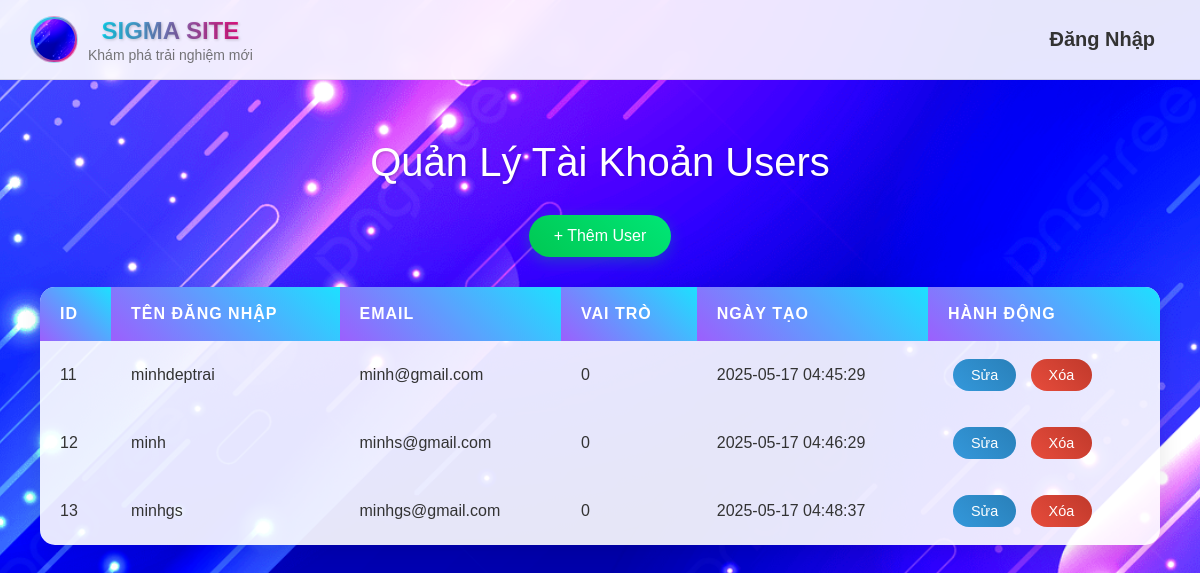
/manage_users.php (signed in), run on an earlier commit of the app's database.
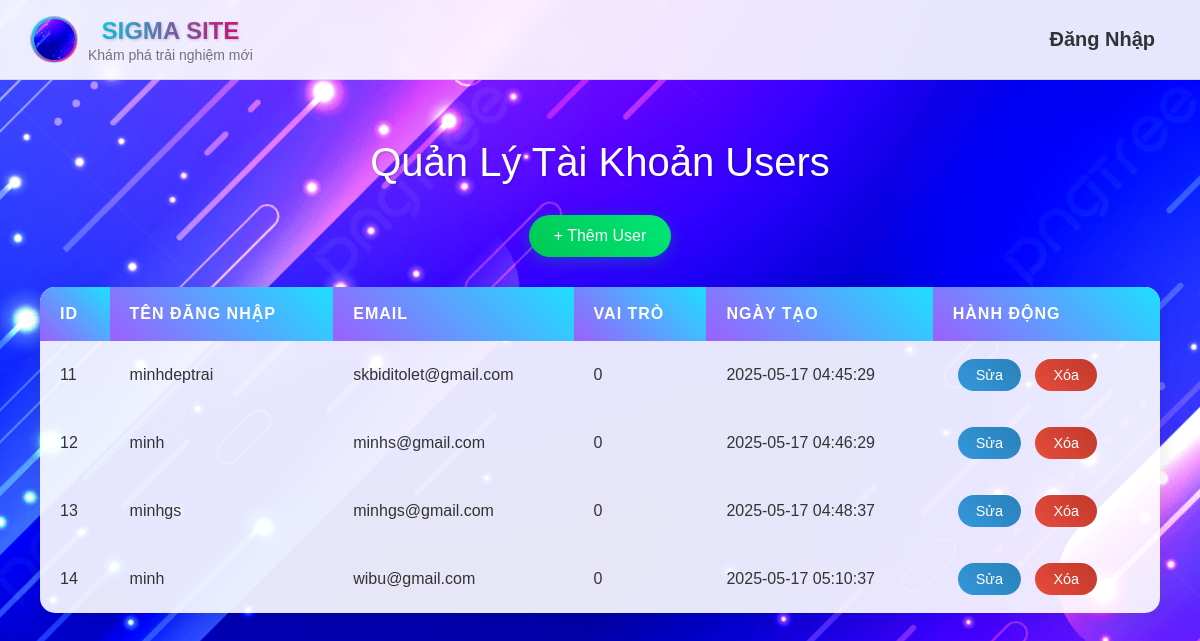
And on a later commit of the database.
### tables this page shows
CREATE TABLE `users` (
  `id` int(11) NOT NULL,
  `username` varchar(50) NOT NULL,
  `email` varchar(255) NOT NULL,
  `password` varchar(255) NOT NULL,
  `reset_password` varchar(255) DEFAULT NULL,
  `avatar` varchar(255) DEFAULT NULL,
  `created_at` timestamp NOT NULL DEFAULT current_timestamp(),
  `role` int(1) NOT NULL
);

### manage_users.php (the view, shortened to what this page needs)
<?php
include '../minh/config.php';
try {
    $stmt = $conn_user->query('SELECT * FROM users');
    $users = $stmt->fetchAll();
} catch (PDOException $e) {
    $error = "Lỗi truy vấn: " . $e->getMessage();
}
?>
<?php include 'header.php'; ?>
<div class="manage-users-wrapper">
    <div class="container animate-in">
        <h1>Quản Lý Tài Khoản Users</h1>
        <div class="action-buttons">
            <a href="create_user.php" class="btn btn-add">+ Thêm User</a>
        </div>
        <div class="table-wrapper">
            <table>
                <thead>
                    <tr>
                        <th>ID</th>
                        <th>Tên Đăng Nhập</th>
                        <th>Email</th>
                        <th>Vai Trò</th>
                        <th>Ngày Tạo</th>
                        <th>Hành Động</th>
                    </tr>
                </thead>
                <tbody>
                    <?php foreach ($users as $user): ?>
                        <tr>
                            <td><?php echo $user['id']; ?></td>
                            <td><?php echo htmlspecialchars($user['username']); ?></td>
                            <td><?php echo htmlspecialchars($user['email']); ?></td>
                            <td><?php echo htmlspecialchars($user['role'] ?? 'user'); ?></td>
                            <td><?php echo $user['created_at']; ?></td>
                            <td>
                                <a href="edit_user.php?id=<?php echo $user['id']; ?>" class="btn btn-edit">Sửa</a>
                                <a href="manage_users.php?delete=<?php echo $user['id']; ?>"
                                   class="btn btn-delete"
                                   onclick="return confirm('Bạn có chắc muốn xóa tài khoản này?');">Xóa</a>
                            </td>
                        </tr>
                    <?php endforeach; ?>
                </tbody>
            </table>
        </div>
    </div>
</div>

### header.php (shortened to what this page needs)
<header>
    <div class="logo-container">
        <div class="logo">
            <img src="./images/pngtree-colorful-blue-purple-gradient-technology-future-sense-streamer-flashing-e-commerce-picture-image_1621913.jpg" alt="Logo">
        </div>
        <div class="web-title">
            <h1>SIGMA SITE</h1>
            <span class="intro-text">Khám phá trải nghiệm mới</span>
            <link href="styles.css" rel="stylesheet">
        </div>
    </div>
    <nav>
        <ul>
            <?php
            if (isset($_SESSION['user'])) {
                echo '<li><a href="logout.php">Đăng Xuất</a></li>';
            } else {
                echo '<li><a href="login.php">Đăng Nhập</a></li>';
            }
            ?>
        </ul>
    </nav>
</header>

### styles.css (style rules this page uses)
* { margin: 0; padding: 0; box-sizing: border-box; font-family: 'Poppins', sans-serif; }
header { display: flex; justify-content: space-between; align-items: center; padding: 15px 30px; background: rgba(255, 255, 255, 0.9); backdrop-filter: blur(10px); border-bottom: 1px solid rgba(0, 0, 0, 0.1); position: sticky; top: 0; z-index: 1000; height: 80px; box-sizing: border-box; }
.logo-container { display: flex; align-items: center; gap: 10px; }
.logo { width: 48px; height: 47px; background: linear-gradient(135deg, #00eaff, #ff007a); border-radius: 30px; display: flex; align-items: center; justify-content: center; border: 1px solid rgba(255, 255, 255, 0.5); transition: transform 0.3s ease; }
.logo img { width: 41px; height: 41px; border-radius: 30px; object-fit: cover; }
.web-title { display: flex; flex-direction: column; }
.web-title h1 { font-size: 24px; font-weight: 600; background: linear-gradient(90deg, #00eaff, #ff007a); -webkit-background-clip: text; background-clip: text; color: transparent; margin: 0; padding-bottom: 2px; }
.intro-text { font-size: 14px; color: #555; opacity: 0.8; }
nav { background: rgba(255, 255, 255, 0.95); padding: 20px; border-radius: 12px; position: fixed; top: 0; right: -100%; height: 100%; width: 260px; transition: right 0.3s ease; }
nav ul { display: flex; flex-direction: column; gap: 25px; padding: 60px 20px; list-style: none; }
nav ul li a { color: #333; font-weight: 100; font-size: 20px; font-family: 'MIXONE', 'Arial', sans-serif; text-decoration: none; padding: 8px 15px; border-radius: 6px; transition: all 0.3s ease; }
@media (min-width: 769px) { nav { position: static; height: auto; width: auto; background: transparent; padding: 0; } }
@media (min-width: 769px) { nav ul { flex-direction: row; gap: 15px; padding: 0; list-style: none; } }
@media (min-width: 769px) { nav ul li a { font-weight: 700; } }

### manage_users.php (style rules this page uses)
.manage-users-wrapper { min-height: 100vh; padding: 40px 20px; }
.container { max-width: 1200px; margin: 0 auto; padding: 20px; }
.animate-in { opacity: 0; transform: translateY(20px); animation: fadeInUp 0.6s ease-in-out forwards; }
h1 { color: #fff; margin-bottom: 30px; text-align: center; font-size: 2.5em; font-weight: 500; text-shadow: 1px 1px 3px rgba(0, 0, 0, 0.2); }
.action-buttons { display: flex; justify-content: center; gap: 15px; margin-bottom: 30px; }
.btn { display: inline-flex; align-items: center; padding: 12px 25px; text-decoration: none; border-radius: 50px; transition: all 0.3s ease; font-weight: 500; color: white; }
.btn-add { background: linear-gradient(45deg, #00c853, #00e676); box-shadow: 0 4px 15px rgba(0, 200, 83, 0.3); }
.table-wrapper { background: rgba(255, 255, 255, 0.9); backdrop-filter: blur(5px); border-radius: 15px; box-shadow: 0 5px 25px rgba(0, 0, 0, 0.1); overflow: hidden; }
table { width: 100%; border-collapse: collapse; }
th, td { padding: 18px 20px; text-align: left; transition: all 0.3s ease; }
th { background: linear-gradient(45deg, #9c5ffd, #1de0ff); color: white; font-weight: 600; text-transform: uppercase; letter-spacing: 1px; }
.btn-edit, .btn-delete { padding: 8px 18px; margin: 0 5px; border-radius: 25px; color: white; font-size: 0.9em; }
.btn-edit { background: linear-gradient(45deg, #3498db, #2980b9); }
.btn-delete { background: linear-gradient(45deg, #e74c3c, #c0392b); }

What changed in the data, as far as the page shows it:
changed users "minhdeptrai": email "minh@gmail.com" → "skbiditolet@gmail.com"
added users: id "14", username "minh", email "wibu@gmail.com", role "0", created_at "2025-05-17 05:10:37"
